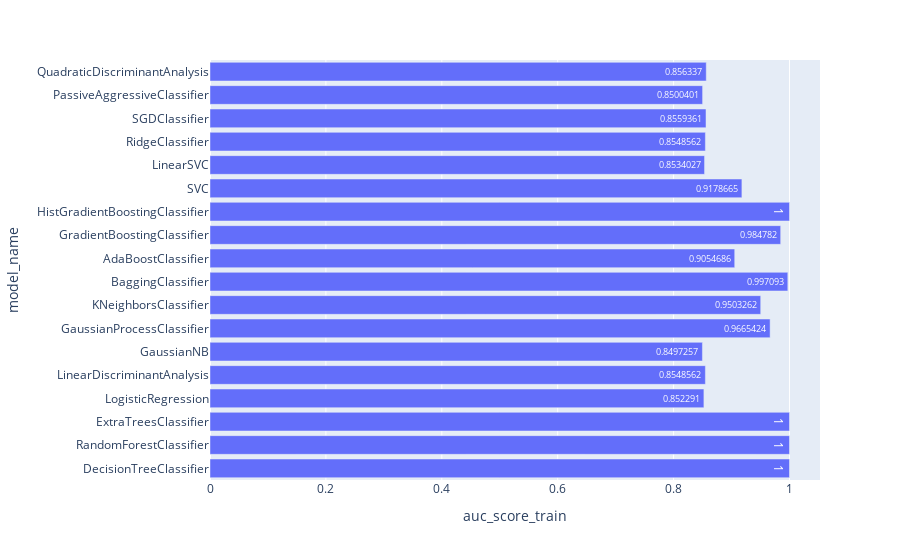
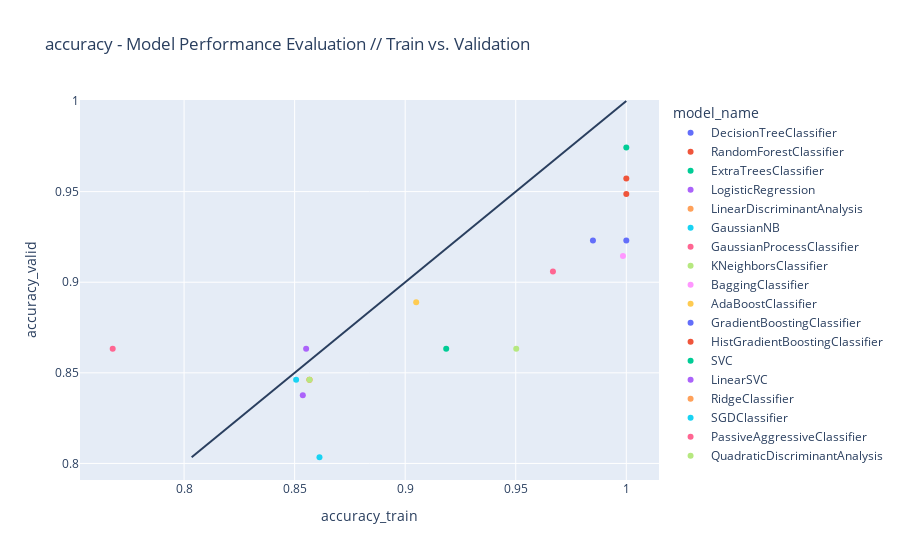
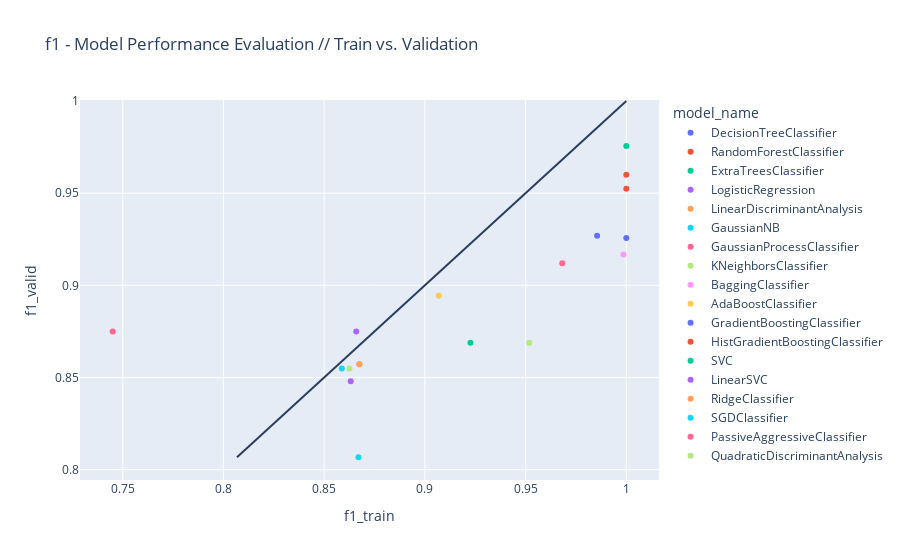

Notebook code for these charts, in order:
### Code cell
# First, let's try with the dataset that makes more sence to us, the dataset without outliers, encoded with the 
# One-Hot Encoder and scaled with the Standard Scaler
model_evaluation_df = model_performance_evaluation(models = models, 
                                                   X_train = X_train_MF_OH_SS, 
                                                   y_train = y_train, 
                                                   X_valid = X_valid_MF_OH_SS, 
                                                   y_valid = y_valid)

display_model_performance(model_evaluation_df)
